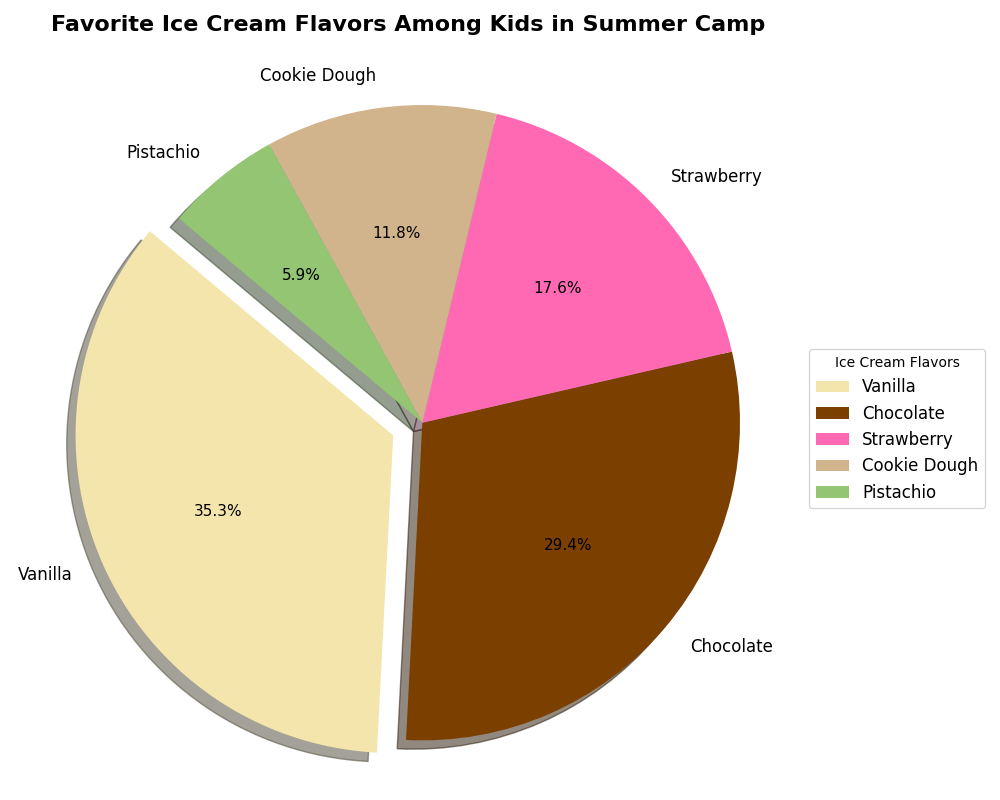

The Python source for this figure:
import matplotlib.pyplot as plt
import numpy as np

# Data for the pie chart with 'Mint' and 'Rocky Road' removed
flavors = ['Vanilla', 'Chocolate', 'Strawberry', 'Cookie Dough', 'Pistachio']
percentages = [30, 25, 15, 10, 5]  # Adjusted percentage shares

# Colors for each ice cream flavor, corresponding to the remaining flavors
colors = ['#f3e5ab', '#7b3f00', '#ff69b4', '#d2b48c', '#93c572']

# Adjusted explode array; no longer exploding 'Mint' and 'Rocky Road'
explode = (0.1, 0, 0, 0, 0)

# Create the pie chart
fig, ax = plt.subplots(figsize=(10, 8))

# Plotting the pie chart
wedges, texts, autotexts = ax.pie(
    percentages, 
    labels=flavors, 
    autopct='%1.1f%%', 
    startangle=140, 
    colors=colors, 
    explode=explode, 
    shadow=True
)

# Enhance text properties
for text in texts:
    text.set_fontsize(12)
for autotext in autotexts:
    autotext.set_fontsize(11)
    autotext.set_color('black')

# Set the chart title
ax.set_title(
    'Favorite Ice Cream Flavors Among Kids in Summer Camp', 
    fontsize=16, 
    fontweight='bold', 
    pad=30
)

# Ensure the pie chart is a perfect circle
ax.axis('equal')

# Place the legend outside the pie chart
plt.legend(
    wedges, flavors,
    title="Ice Cream Flavors",
    loc="center left",
    bbox_to_anchor=(1, 0, 0.5, 1),
    fontsize=12
)

# Automatically adjust layout
plt.tight_layout()

# Show the plot
plt.show()
